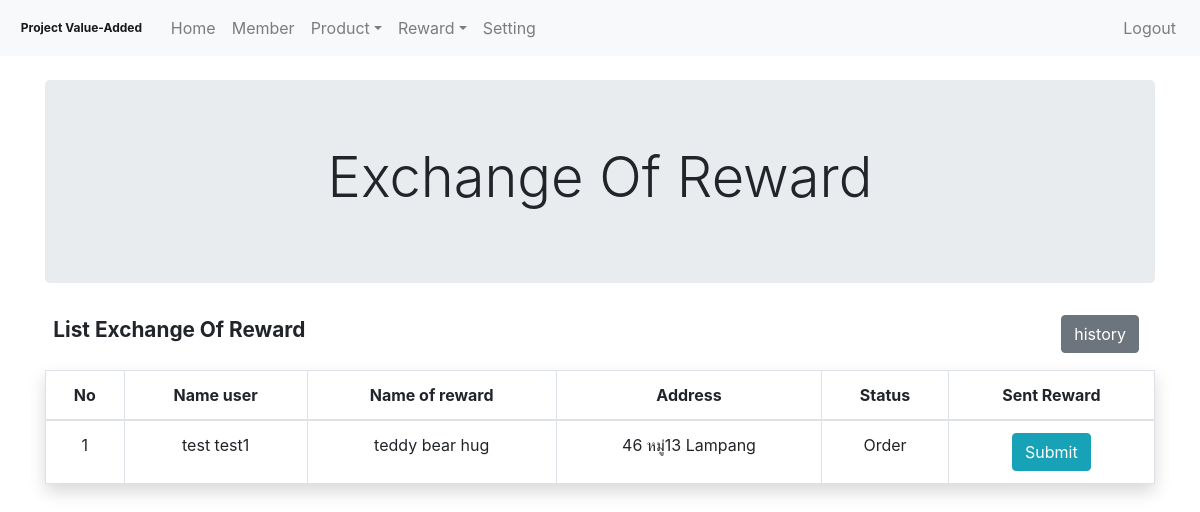
The app's page /Admin/reward_ex_list.php (signed in), older data.
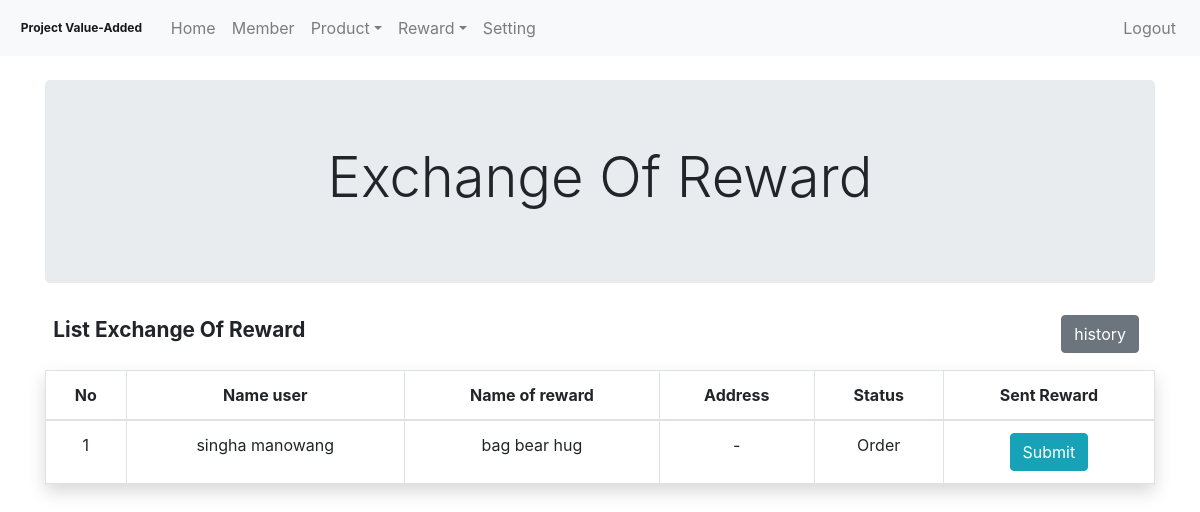
The same page, newer data.
### tables this page shows
CREATE TABLE `log_exchange_reward` (
  `id_ex_reward` int(10) NOT NULL,
  `id_user` int(10) NOT NULL,
  `name_user_ex` varchar(255) NOT NULL,
  `name_reward_ex` varchar(255) NOT NULL,
  `address_user_ex` varchar(255) NOT NULL,
  `track_number_ex` varchar(14) NOT NULL,
  `status_ex` int(2) NOT NULL,
  `date_ex` varchar(15) NOT NULL,
  `time_ex` varchar(15) NOT NULL
);

### Admin/reward_ex_list.php (called while the page is built, shortened)
<?php
include "./src/component/header.php";
include "./src/component/nev.php";
include "./src/views/reward_ex_list_model.php";
include "./src/component/footage.php";

### Admin/src/models/reward_ex_fetch.php (called while the page is built)
<?php
require "../Mysql/Connect.php";
$db_fetch_ex = "SELECT * FROM log_exchange_reward";
$result_fetch_ex = mysqli_query($dbcon, $db_fetch_ex);

### Admin/src/views/reward_ex_list_model.php (shortened to what this page needs)
<?php
require './src/models/reward_ex_fetch.php';
?>
<div class="container pt-4">
    <div class="row">
        <div class="col-12 text-center">
            <div class="jumbotron ">
                <h1 class="display-4">Exchange Of Reward</h1>
            </div>
        </div>
        <div class="col-12 mb-3">
            <h1 class="badge " style="font-size: 1.3rem;">List Exchange Of Reward</h1>
            <button type="button" class="btn btn-secondary float-right mr-3 " style="text-align: right" data-toggle="modal" data-target="#modal-history-ex-reward">
                history
            </button>
        </div>
        <div class="col-12">
            <table class="table table-bordered shadow text-center">
                <thead>
                    <tr>
                        <th scope="col">No</th>
                        <th scope="col">Name user</th>
                        <th scope="col">Name of reward</th>
                        <th scope="col">Address</th>
                        <th scope="col">Status</th>
                        <th scope="col">Sent Reward</th>
                    </tr>
                </thead>
                <tbody>
                    <?php
                    $No = 0;
                    while ($lists_ex = mysqli_fetch_assoc($result_fetch_ex)) {
                    ?>
                        <tr>
                            <?php if ($lists_ex['status_ex'] == 1) {
                                $No = $No + 1;
                            ?>
                                <td class="text-center"><?php echo ($No) ?></td>
                                <td scope="row"><?php echo $lists_ex['name_user_ex']; ?></td>
                                <td scope="row"><?php echo $lists_ex['name_reward_ex']; ?></td>
                                <td scope="row"><?php echo $lists_ex['address_user_ex']; ?></td>
                                <td scope="row">Order</td>
                                <td><button type="button" id=" <?php echo $lists_ex['id_ex_reward']; ?>" class=" btn btn-info reward_ex_modal_add">Submit</button> </td>
                            <?php } ?>
                        </tr>
                    <?php } ?>
                </tbody>
            </table>
        </div>
    </div>
</div>

Row changes from the older to the newer data that the page shows:
removed log_exchange_reward: name_user_ex "test test1", name_reward_ex "teddy bear hug", address_user_ex "46 หมู่13 Lampang"
added log_exchange_reward: name_user_ex "singha manowang", name_reward_ex "bag bear hug", address_user_ex "-"
